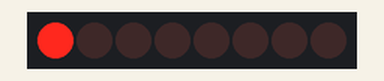
The program below on a simulated Raspberry Pi (wiringPi pin numbers). Parts: 8 shift-register outputs drawn as a row of LEDs (first output left, lit = HIGH). Pin numbers are wiringPi numbers; what the program prints to the terminal is not drawn.

Above: at 0.06 s.
At 0.71 s:
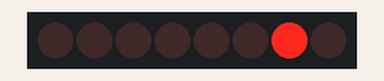
At 1.37 s:
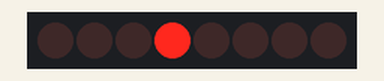
At 1.91 s:
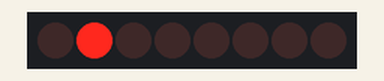
At 2.62 s:
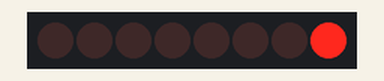
At 3.77 s:
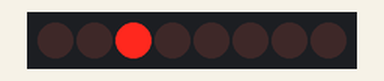
Timing chart, 0 to 4.1 s (numbered marks = the images above):
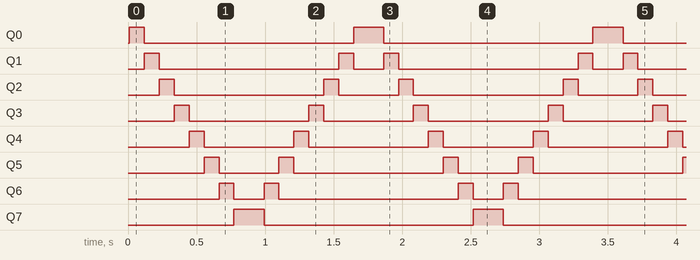

The program:

10_74HC595_LED_wiringPi.py
```python
#!/usr/bin/env python
# ================================================
#
#	This program is for SunFounder SuperKit for Rpi.
#
#	Extend use of 8 LED with 74HC595.
#
#	Change the	WhichLeds and sleeptime value under
#	loop() function to change LED mode and speed.
#
# =================================================

import wiringpi as piwiring
import time

SDI = 0
RCLK = 1
SRCLK = 2

# ===============   LED Mode Defne ================
#	You can define yourself, in binay, and convert it to Hex
#	8 bits a group, 0 means off, 1 means on
#	like : 0101 0101, means LED1, 3, 5, 7 are on.(from left to right)
#	and convert to 0x55.

LED0 = [0x01, 0x02, 0x04, 0x08, 0x10, 0x20, 0x40, 0x80]  # original mode
LED1 = [0x01, 0x03, 0x07, 0x0f, 0x1f, 0x3f, 0x7f, 0xff]  # blink mode 1
LED2 = [0x01, 0x05, 0x15, 0x55, 0xb5, 0xf5, 0xfb, 0xff]  # blink mode 2
LED3 = [0x02, 0x03, 0x0b, 0x0f, 0x2f, 0x3f, 0xbf, 0xff]  # blink mode 3


# =================================================

def print_msg():
	print('Program is running...')
	print('Please press Ctrl+C to end the program...')


def setup():
	piwiring.wiringPiSetup()
	piwiring.pinMode(SDI, piwiring.OUTPUT)
	piwiring.pinMode(RCLK, piwiring.OUTPUT)
	piwiring.pinMode(SRCLK, piwiring.OUTPUT)
	piwiring.digitalWrite(SDI, piwiring.LOW)
	piwiring.digitalWrite(RCLK, piwiring.LOW)
	piwiring.digitalWrite(SRCLK, piwiring.LOW)


def hc595_in(dat):
	for bit in range(0, 8):
		piwiring.digitalWrite(SDI, 0x80 & (dat << bit))
		piwiring.digitalWrite(SRCLK, piwiring.HIGH)
		time.sleep(0.001)
		piwiring.digitalWrite(SRCLK, piwiring.LOW)


def hc595_out():
	piwiring.digitalWrite(RCLK, piwiring.HIGH)
	time.sleep(0.001)
	piwiring.digitalWrite(RCLK, piwiring.LOW)


def loop():
	WhichLeds = LED0  # Change Mode, modes from LED0 to LED3
	sleeptime = 0.1  # Change speed, lower value, faster speed
	while True:
		for i in range(0, len(WhichLeds)):
			hc595_in(WhichLeds[i])
			hc595_out()
			time.sleep(sleeptime)

		for i in range(len(WhichLeds) - 1, -1, -1):
			hc595_in(WhichLeds[i])
			hc595_out()
			time.sleep(sleeptime)


def destroy():  # When program ending, the function is executed.
	piwiring.wiringPiSetup()


if __name__ == '__main__':  # Program starting from here
	print_msg()
	setup()
	try:
		loop()
	except KeyboardInterrupt:
		destroy()
```

Measured:
- by itself, Q0: repeats every 1.7 s: LOW 1.5 s, HIGH 0.22 s
- by itself, Q1: repeats every 1.7 s: LOW 1.3 s, HIGH 0.11 s, LOW 0.22 s, HIGH 0.11 s
- by itself, Q2: repeats every 1.7 s: LOW 1.1 s, HIGH 0.11 s, LOW 0.44 s, HIGH 0.11 s
- by itself, Q3: repeats every 1.7 s: LOW 0.87 s, HIGH 0.11 s, LOW 0.65 s, HIGH 0.11 s
- by itself, Q4: repeats every 1.7 s: LOW 0.65 s, HIGH 0.11 s, LOW 0.87 s, HIGH 0.11 s
- by itself, Q5: repeats every 1.7 s: LOW 0.44 s, HIGH 0.11 s, LOW 1.1 s, HIGH 0.11 s
- by itself, Q6: repeats every 1.7 s: LOW 0.22 s, HIGH 0.11 s, LOW 1.3 s, HIGH 0.11 s
- by itself, Q7: alternates HIGH for 0.22 s and LOW for 1.5 s
